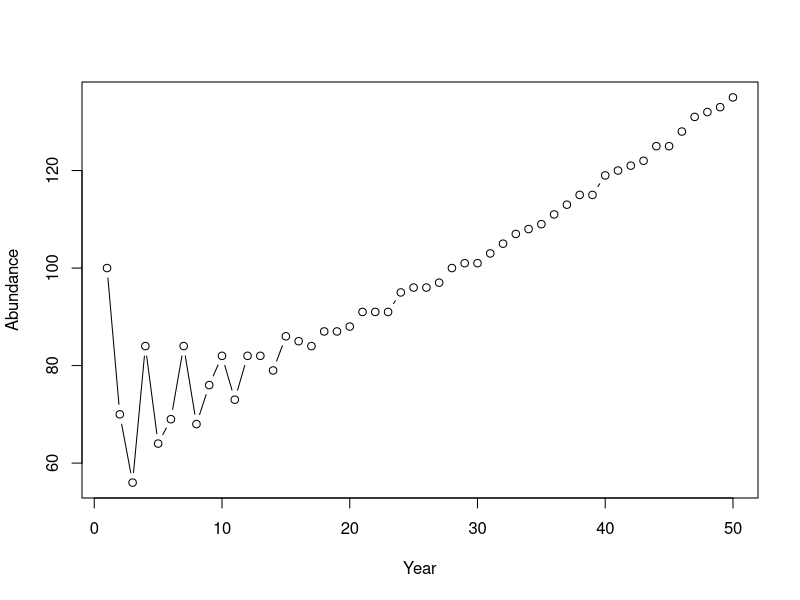
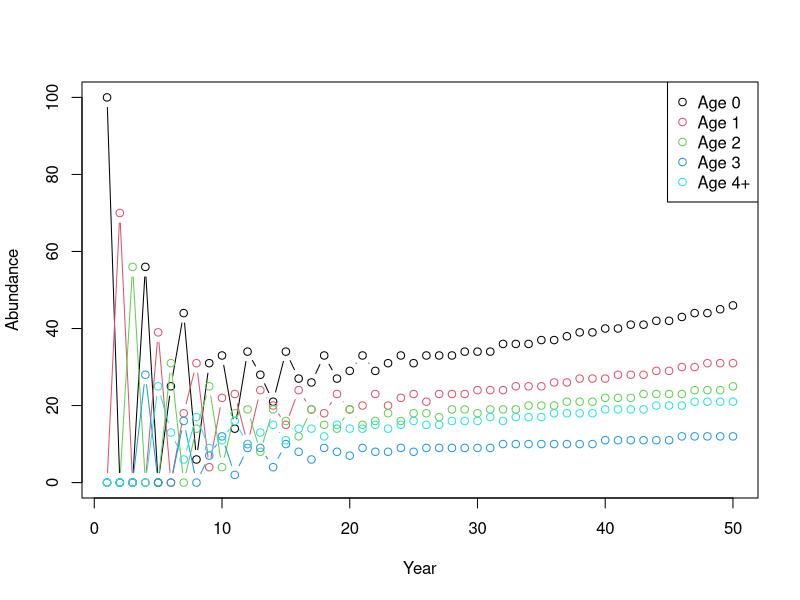
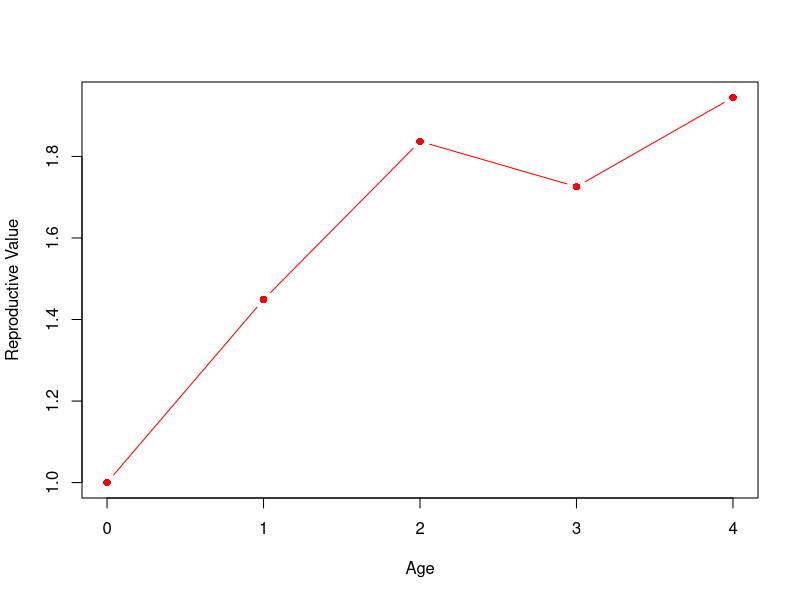
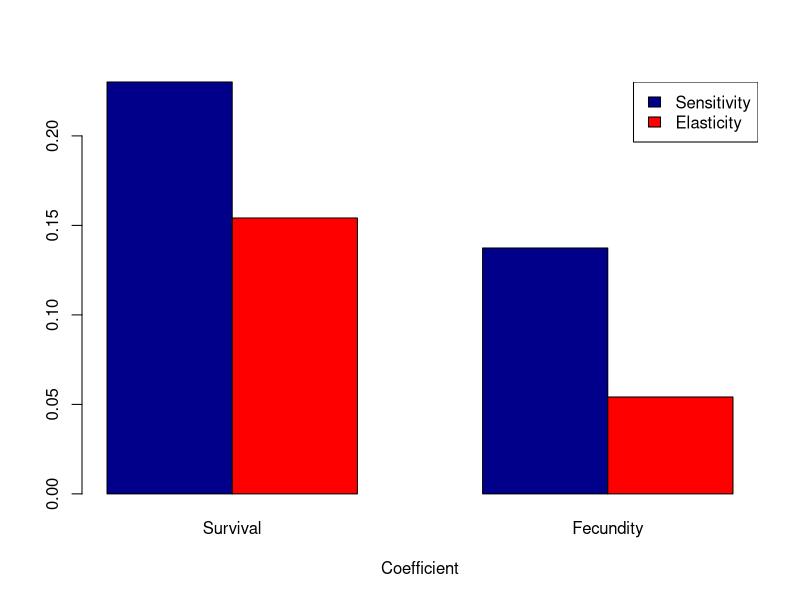
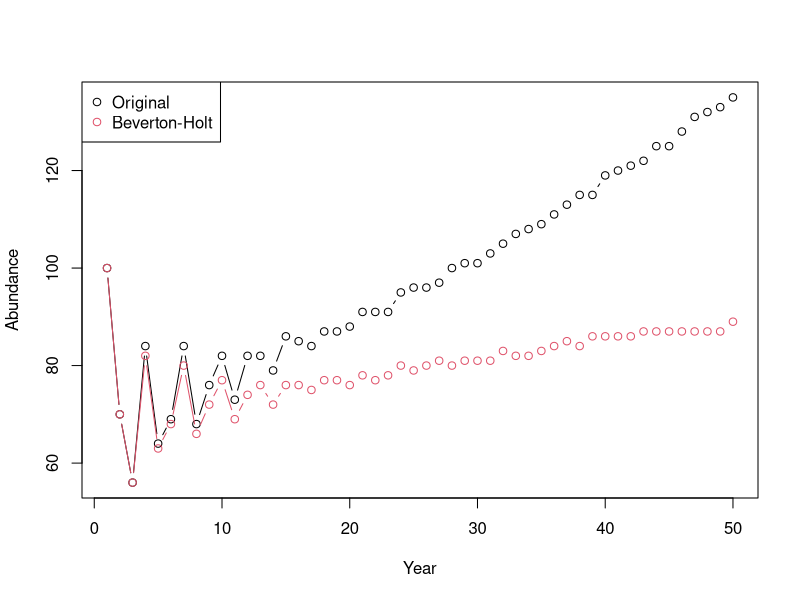
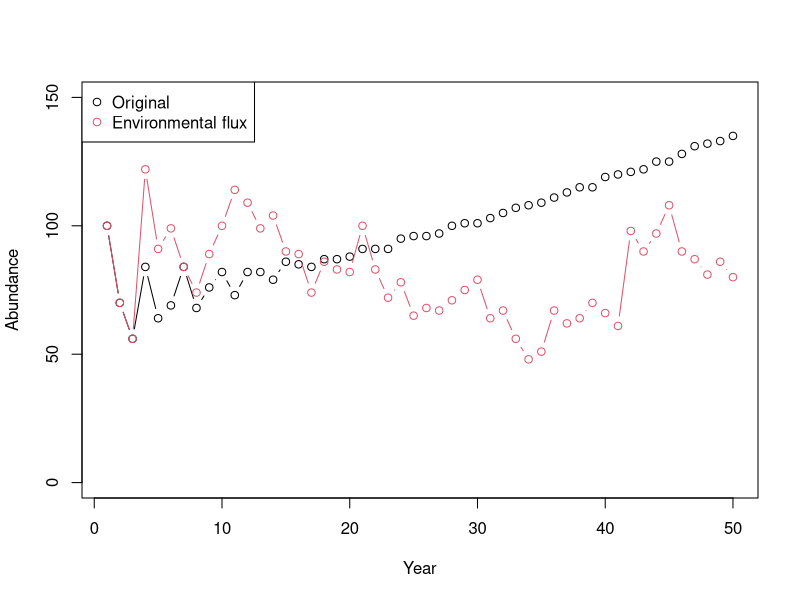

The R source for these figures, in order:
#############################################
#University of Alaska Fairbanks
#FISH 421: Fisheries Population Dynamics
#Lab 2: Leslie matrix models
#Instructor/lab author: Milo Adkison
#TA/code author: Phil Ganz
#############################################

# US Forest Service biologists recently discovered 
# a new species of mosquito-eating guppy (Poecilidae 
# chompem) in ponds near Sitka. (This may account for 
# the sunny disposition of the local residents). There 
# is some concern that these small, isolated populations 
# might be vulnerable to disturbance. 

# Field studies indicate that the age of first reproduction 
# in females is age 2, then fish skip a year before 
# reproducing again but then reproduce every year thereafter. 
# Reproduction is stressful and half of all females die after 
# reproducing. Survival and fecundity (divided by 2 – why?) 
# have the following rates:

# Survival at age
s <- c(0.7, 0.8, 0.5, 0.9, 0.5)

# Fecundity at age
m <- c(0, 0, 1, 0, 1)

# Arrange these values into a Leslie matrix
## First fill the diagonal of the matrix with
## survival values.
M <- diag(s[1:4], nrow=4, ncol=5)

## Then add fecundity to the top of the matrix
M <- rbind(m,M)
colnames(M) <- c(0:3, "4+")

## Add age 4+ survival
M[5,"4+"] <- s[5]

# 1. Project the growth of this population over 
# 50 years starting from 100 newborns. 
## Create empty matrix to hold values
N <- matrix(NA, nrow=50, ncol=5)

## Start with 100 newborns
N[1,] <- c(100, 0, 0, 0, 0)

## Project the population 50 years by multipling 
## the leslie matrix (M) by the abundance at age 
## in the previous year.
for (i in 2:NROW(N)){
	N[i,] <- M %*% N[i-1,]
}
N <- round(N)

## Add a column for total abundance
N <- cbind(N, Total=rowSums(N))

## Graph the total abundance through time.
plot(N[,"Total"], type="b", xlab="Year", ylab="Abundance")

## a. Describe the behavior in the first 10 years. 
##    Explain it.

## b. What is the intrinsic growth rate of this 
##    population (lambda)? 
## Approximate lambda by dividing the abundance
## in the last year by the abundace in the second-
## to-last year.
lambda <- N[50,"Total"]/N[49,"Total"]

## c.	What is the stable age distribution?
N[50,1:5]/N[50,"Total"]

## Plot abundance-at-age over time
plot(N[,1], type="b", col=1, xlab="Year", ylab="Abundance")
lines(N[,2], type="b", col=2)
lines(N[,3], type="b", col=3)
lines(N[,4], type="b", col=4)
lines(N[,5], type="b", col=5)
legend("topright", 
	legend=c("Age 0", "Age 1", "Age 2", "Age 3", "Age 4+"), 
	pch=1 , col=c(1:5))

# 2. Reproductive value is defined as the contribution 
# an individual makes to future generations relative to 
# the contribution a newborn makes. How large a population 
# in year 50 did we see when we started with 100 newborns? 
N[50,"Total"]

# How could we calculate the reproductive value of each of 
# the other ages? 

## a. Calculate the reproductive value of individuals of each age.
ev <- eigen(M)
U <- ev$vectors
V <- solve(Conj(U))
v <- abs(Re(V[1,]))
r.val <- v/v[1]

plot(0:4,r.val,pch=16,col="red",type="b", xlab="Age",
ylab="Reproductive Value")

# 3. These fish eat mosquitoes to acquire the protein necessary for 
# reproduction. Sitka’s mosquito control program has the potential to 
# reduce the number of mosquito larvae and thus reduce reproduction. 
# Another threat is stocking ponds with trout for recreational fisheries. 
# This would increase predation and reduce survival. 

## a. How important are each of these threats? Calculate rough values for 
## sensitivity and elasticity to changes in survival versus changes in 
## reproduction.

## Increase survival 10%
s_new <- s + 0.1

## Fill the diagonal of the matrix with the new
## survival values.
M_s <- diag(s_new[1:4], nrow=4, ncol=5)

## Then add fecundity to the top of the matrix
M_s <- rbind(m,M_s)
colnames(M_s) <- c(0:3, "4+")

## Add age 4+ survival
M_s[5,"4+"] <- s_new[5]

## Project abundance over 50 years, starting with 100 newborns.
N_s <- matrix(NA, nrow=50, ncol=5)
N_s[1,] <- c(100, 0, 0, 0, 0)
for (i in 2:NROW(N_s)){
	N_s[i,] <- M_s %*% N_s[i-1,]
}
N_s <- round(N_s)

## Add a column for total abundance
N_s <- cbind(N_s, Total=rowSums(N_s))

## Compute sensitivity and elasticity
Survival <- data.frame(Sensitivity=(N_s[50,5]/N_s[49,5]-lambda)/sum(s_new-s)) 
Survival$Elasticity <- Survival$Sensitivity * mean(s)/lambda

## Increase fecundity 10%
m_new <- m + 0.1

## Put new fecundity into the top of the matrix
M_m <- M
M_m["m",] <- m_new

## Project abundance over 50 years, starting with 100 newborns.
N_m <- matrix(NA, nrow=50, ncol=5)
N_m[1,] <- c(100, 0, 0, 0, 0)
for (i in 2:NROW(N_m)){
	N_m[i,] <- M_m %*% N_m[i-1,]
}
N_m <- round(N_m)

## Add a column for total abundance
N_m <- cbind(N_m, Total=rowSums(N_m))

## Compute sensitivity and elasticity
Fecundity <- data.frame(Sensitivity=(N_m[50,5]/N_m[49,5]-lambda)/sum(m_new-m)) 
Fecundity$Elasticity <- Fecundity$Sensitivity * mean(m)/lambda

## Plot sensitivity and elasticity by coefficient
barplot(c(Survival$Sensitivity, Survival$Elasticity, Fecundity$Sensitivity, Fecundity$Elasticity), xlab="Coefficient", col=c("darkblue","red"), beside=TRUE, space=rep(c(1,0),2))
axis(1, at=1:6, tick=FALSE, labels=c(NA,"Survival",NA,NA,"Fecundity",NA))
legend("topright", legend=c("Sensitivity", "Elasticity"), fill=c("darkblue","red"))

# 4. Modify this population model to incorporate a stochastic 
# density-dependent reproduction function. 

## a. A Beverton-Holt form could be added by dividing reproduction 
## by (1 + 0.0005*N). What effect does this have?

## Create empty matrix to hold values
N_bh <- matrix(NA, nrow=50, ncol=5)

## Start with 100 newborns
N_bh[1,] <- c(100, 0, 0, 0, 0)

## Project the population 50 years, dividing
## fecundity each year by (1 + 0.0005*N).
for (i in 2:NROW(N_bh)){
	M_bh <- M
	M_bh[1,] <- M_bh[1,]/(1 + 0.0005 * sum(N_bh[i-1,]))
	N_bh[i,] <- M_bh %*% N_bh[i-1,]
}
N_bh <- round(N_bh)

## Add a column for total abundance
N_bh <- cbind(N_bh, Total=rowSums(N_bh))

## Graph the total abundance through time.
plot(N[,"Total"], type="b", xlab="Year", ylab="Abundance")
lines(N_bh[,"Total"], type="b", col=2)
legend("topleft", legend=c("Original", "Beverton-Holt"), pch=1, col=c(1,2))

## b. A log-normal environmental effect could be added by multiplying 
## by exp(0.5Z), where Z is a normally-distributed random error. What 
## effect does this have?

## Create empty matrix to hold values
N_en <- matrix(NA, nrow=50, ncol=5)

## Start with 100 newborns
N_en[1,] <- c(100, 0, 0, 0, 0)

## Project the population 50 years, multpilying
## fecundity each year by exp(0.5Z).
set.seed(269)
for (i in 2:NROW(N_en)){
	M_en <- M
	M_en[1,] <- M_en[1,]*exp(0.5*rnorm(1))
	N_en[i,] <- M_en %*% N_en[i-1,]
}
N_en <- round(N_en)

## Add a column for total abundance
N_en <- cbind(N_en, Total=rowSums(N_en))

## Graph the total abundance through time.
plot(N[,"Total"], type="b", xlab="Year", ylab="Abundance", ylim=c(0,150))
lines(N_en[,"Total"], type="b", col=2)
legend("topleft", legend=c("Original", "Environmental flux"), pch=1, col=c(1,2))

## c. What other modifications might you make to this model?